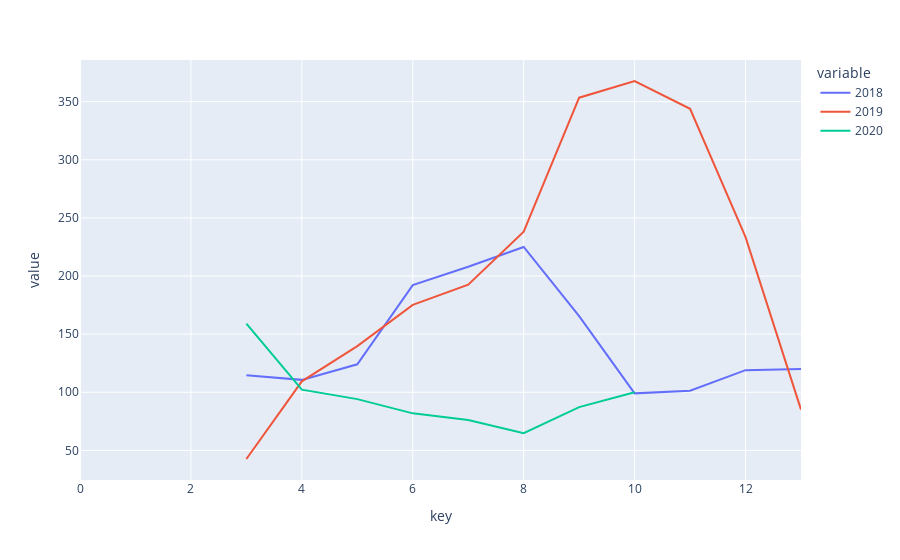

Notebook code for this chart:
### Code cell
fig = px.line(df3,'key',['2018','2019','2020'])
fig.show()

### Figure 1 — Plotly figure (JSON) as saved in the notebook; plotly's stock layout.template omitted (floating-point values rounded to 4 significant figures)
{"data": [{"hovertemplate": "variable=2018<br>key=%{x}<br>value=%{y}<extra></extra>", "legendgroup": "2018", "line": {"color": "#636efa", "dash": "solid"}, "mode": "lines", "name": "2018", "orientation": "v", "showlegend": true, "type": "scatter", "x": [0, 1, 2, 3, 4, 5, 6, 7, 8, 9, 10, 11, 12, 13], "xaxis": "x", "y": [null, null, null, 114.6, 110.7, 124.1, 192.2, 208.0, 225.0, 165.4, 99.06, 101.3, 119.0, 120.0], "yaxis": "y"}, {"hovertemplate": "variable=2019<br>key=%{x}<br>value=%{y}<extra></extra>", "legendgroup": "2019", "line": {"color": "#EF553B", "dash": "solid"}, "mode": "lines", "name": "2019", "orientation": "v", "showlegend": true, "type": "scatter", "x": [0, 1, 2, 3, 4, 5, 6, 7, 8, 9, 10, 11, 12, 13], "xaxis": "x", "y": [null, null, null, 42.59, 109.4, 139.7, 175.2, 192.5, 238.2, 353.5, 367.8, 343.8, 233.4, 85.09], "yaxis": "y"}, {"hovertemplate": "variable=2020<br>key=%{x}<br>value=%{y}<extra></extra>", "legendgroup": "2020", "line": {"color": "#00cc96", "dash": "solid"}, "mode": "lines", "name": "2020", "orientation": "v", "showlegend": true, "type": "scatter", "x": [0, 1, 2, 3, 4, 5, 6, 7, 8, 9, 10, 11, 12, 13], "xaxis": "x", "y": [null, null, null, 159.0, 102.2, 94.11, 81.86, 76.08, 64.74, 87.21, 100.0, null, null, null], "yaxis": "y"}], "layout": {"legend": {"title": {"text": "variable"}, "tracegroupgap": 0}, "margin": {"t": 60}, "xaxis": {"anchor": "y", "domain": [0, 1], "title": {"text": "key"}}, "yaxis": {"anchor": "x", "domain": [0, 1], "title": {"text": "value"}}}}
